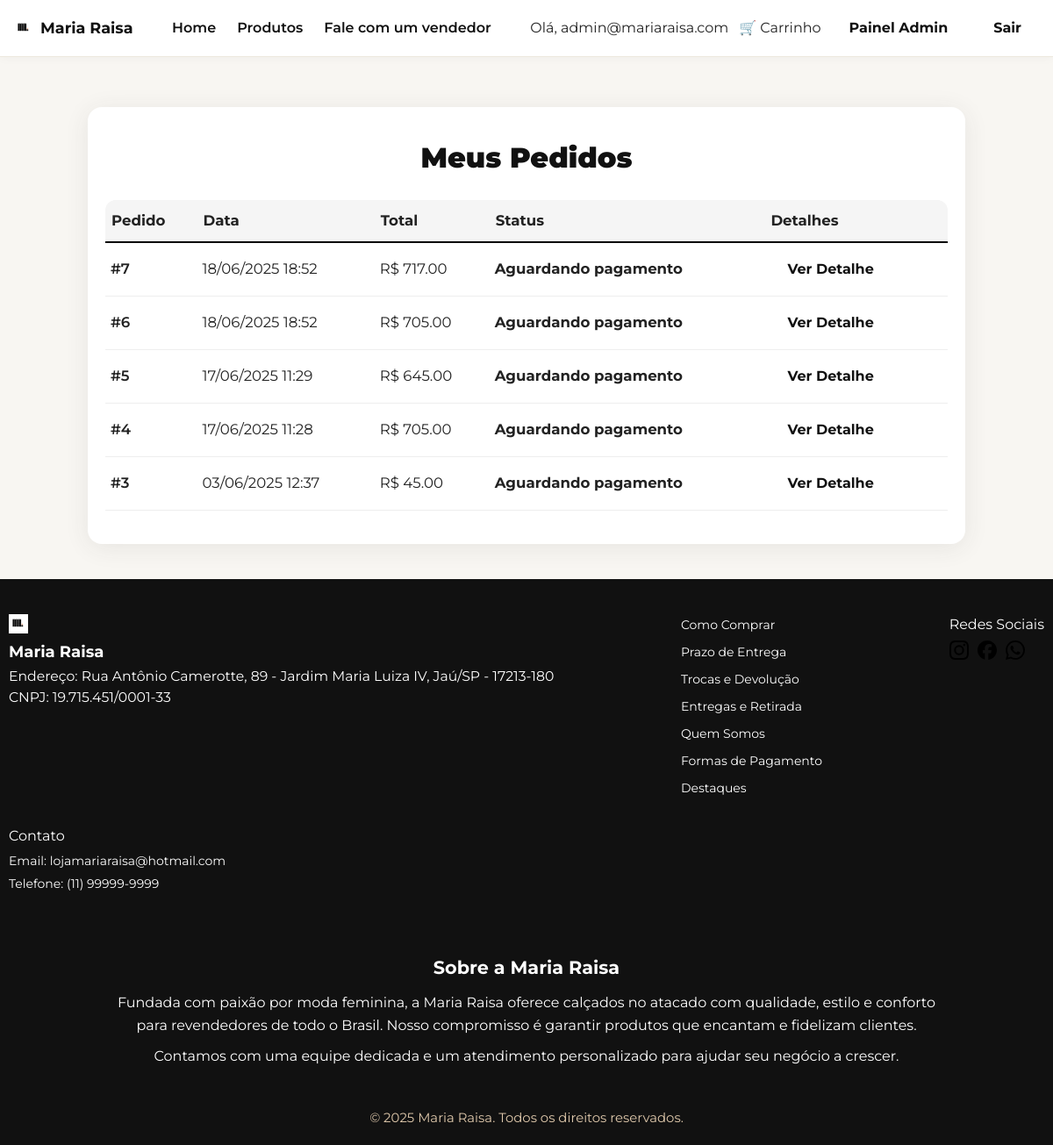
/meus_pedidos (signed in), run on the app's committed database.
### app/models.py (models this page shows)
class Admin(UserMixin, db.Model):
    __tablename__ = 'admins'
    id = db.Column(db.String(36), primary_key=True, default=lambda: str(uuid.uuid4()))
    email = db.Column(db.String(120), unique=True, nullable=False)
    senha = db.Column(db.String(200), nullable=False)

class Pedido(db.Model):
    __tablename__ = 'pedidos'
    id = db.Column(db.Integer, primary_key=True)
    cliente_id = db.Column(db.Integer, db.ForeignKey('clientes.id'))
    data = db.Column(db.DateTime, default=hora_brasil)
    frete_valor = db.Column(db.Float, default=0)
    frete_transportadora = db.Column(db.String(50))
    frete_prazo = db.Column(db.String(50))
    total = db.Column(db.Float, nullable=False)
    status = db.Column(db.String(32), default='Aguardando pagamento')
    nf_emitida = db.Column(db.Boolean, default=False)
    numero_nf = db.Column(db.String(50))
    itens = db.relationship('ItemPedido', backref='pedido', lazy=True)

### app/routes.py (the view)
@routes.route('/meus_pedidos')
@login_required
def pedidos_cliente():
    pedidos = Pedido.query.filter_by(cliente_id=current_user.id).order_by(Pedido.data.desc()).all()
    return render_template('pedidos_cliente.html', pedidos=pedidos)

### app/templates/pedidos_cliente.html (shortened to what this page needs)
{% extends 'base.html' %}
{% block content %}
<section style="max-width: 1000px; margin: 42px auto 0 auto; background: #fff; border-radius: 16px; box-shadow: 0 4px 28px rgba(60,60,60,0.09); padding: 34px 20px 38px 20px;">
  <h1 style="font-family:'Montserrat',sans-serif;font-size:2rem;font-weight:900;color:#111;margin-bottom:24px;text-align:center;">
    Meus Pedidos
  </h1>
  {% if pedidos %}
    <table style="width:100%;border-collapse:collapse;font-size:1.04rem;">
      <thead>
        <tr style="background:#fafafa;">
          <th style="padding:11px 7px;text-align:left;color:#222;">Pedido</th>
          <th style="padding:11px 7px;text-align:left;color:#222;">Data</th>
          <th style="padding:11px 7px;text-align:left;color:#222;">Total</th>
          <th style="padding:11px 7px;text-align:left;color:#222;">Status</th>
          <th style="padding:11px 7px;text-align:left;color:#222;">Detalhes</th>
        </tr>
      </thead>
      <tbody>
        {% for pedido in pedidos %}
        <tr style="border-bottom:1.5px solid #eee;">
          <td style="padding:10px 6px;font-weight:600;">#{{ pedido.id }}</td>
          <td style="padding:10px 6px;">{{ pedido.data.strftime('%d/%m/%Y %H:%M') }}</td>
          <td style="padding:10px 6px;">R$ {{ "%.2f"|format(pedido.total) }}</td>
          <td style="padding:10px 6px;">
            <span style="font-weight:700; color:{{ cor_status if cor_status else '#222' }};">
              {{ pedido.status }}
            </span>
          </td>
          <td style="padding:10px 6px;">
            <a href="{{ url_for('routes.pedido_detalhe', pedido_id=pedido.id) }}" class="btn btn-sm">Ver Detalhe</a>
          </td>
        </tr>
        {% endfor %}
      </tbody>
    </table>
  {% else %}
    <div style="text-align:center;color:#888;font-size:1.11rem;margin-top:32px;">
      Você ainda não fez nenhum pedido.<br>
      <a href="{{ url_for('routes.produtos') }}" class="btn" style="margin-top:18px;">Ver Produtos</a>
    </div>
  {% endif %}
</section>
{% endblock %}

### app/templates/base.html (shortened to what this page needs)
<!DOCTYPE html>
<html lang="pt-BR">
<head>
  <link rel="stylesheet" href="{{ url_for('static', filename='css/main.css') }}">
  <link rel="stylesheet" href="https://cdn.jsdelivr.net/npm/swiper@11/swiper-bundle.min.css"/>
</head>
<body>
<nav class="navbar">
  <div class="container">
    <a href="{{ url_for('routes.index') }}" class="logo">
      <img src="{{ url_for('static', filename='images/logo.png') }}" alt="Logo MR" style="height:22px; width:auto;"/>
      <span>Maria Raisa</span>
    </a>
    <ul class="nav-links">
      <li><a href="{{ url_for('routes.index') }}">Home</a></li>
      <li><a href="{{ url_for('routes.produtos') }}">Produtos</a></li>
      <li><a href="https://wa.me/55SEUNUMERO" target="_blank">Fale com um vendedor</a></li>
    </ul>
    <div class="nav-buttons">
              <span>Olá, {{ current_user.nome or current_user.email }}</span>
        <a href="{{ url_for('routes.carrinho') }}" class="carrinho-btn">🛒 Carrinho</a>
      {% if current_user.is_authenticated %}
        {% if current_user.__class__.__name__ == "Admin" %}
          <a href="{{ url_for('routes.painel_admin') }}" class="btn">Painel Admin</a>
          <a href="{{ url_for('routes.logout') }}" class="btn">Sair</a>
        {% else %}
          <a href="{{ url_for('routes.area_cliente') }}" class="btn">Minha Conta</a>
          <a href="{{ url_for('routes.logout') }}" class="btn">Sair</a>
        {% endif %}
      {% else %}
        <a href="javascript:void(0)" class="btn" id="btnLoginCliente">Login</a>
        <a href="javascript:void(0)" class="btn" id="btnCadastro">Cadastre-se</a>
      {% endif %}
    </div>
  </div>
</nav>
<main>
  {% block content %}{% endblock %}
</main>
<footer class="site-footer">
  <div class="footer-container">
    <div class="footer-logo-info">
      <img src="{{ url_for('static', filename='images/logo.png') }}" alt="Logo MR" />
      <div>
        <span style="font-weight: bold; font-size: 1.13rem;">Maria Raisa</span>
        <div style="font-size:0.98rem; margin-top: 3px;">
          Endereço: Rua Antônio Camerotte, 89 - Jardim Maria Luiza IV, Jaú/SP - 17213-180<br>
          CNPJ: 19.715.451/0001-33
        </div>
      </div>
    </div>
    <div class="footer-links">
      <ul>
<li><a href="{{ url_for('routes.como_comprar') }}">Como Comprar</a></li>
<li><a href="{{ url_for('routes.prazo_entrega') }}">Prazo de Entrega</a></li>
<li><a href="{{ url_for('routes.trocas_devolucao') }}">Trocas e Devolução</a></li>
<li><a href="{{ url_for('routes.entregas_retirada') }}">Entregas e Retirada</a></li>
<li><a href="{{ url_for('routes.quem_somos') }}">Quem Somos</a></li>
<li><a href="{{ url_for('routes.formas_pagamento') }}">Formas de Pagamento</a></li>
<li><a href="{{ url_for('routes.destaques') }}">Destaques</a></li>
      </ul>
    </div>
    <div class="footer-social">
      <div style="margin-bottom: 6px;">Redes Sociais</div>
      <a href="https://www.instagram.com/mariaraisa.mr/" target="_blank" rel="noopener">
        <img src="{{ url_for('static', filename='icons/instagram.svg') }}" alt="Instagram" />
      </a>
      <a href="https://www.facebook.com/mariaraisaa/?locale=pt_BR" target="_blank" rel="noopener">
        <img src="{{ url_for('static', filename='icons/facebook.svg') }}" alt="Facebook" />
      </a>
      <a href="https://wa.me/55SEUNUMERO" target="_blank" rel="noopener">
        <img src="{{ url_for('static', filename='icons/whatsapp.svg') }}" alt="WhatsApp" />
      </a>
    </div>
    <div class="footer-contact">
      <div style="margin-bottom: 6px;">Contato</div>
      <p>Email: lojamariaraisa@hotmail.com</p>
      <p>Telefone: (11) 99999-9999</p>
    </div>
  <div class="footer-sobre">
    <h2>Sobre a Maria Raisa</h2>
    <p>Fundada com paixão por moda feminina, a Maria Raisa oferece calçados no atacado com qualidade, estilo e conforto para revendedores de todo o Brasil. Nosso compromisso é garantir produtos que encantam e fidelizam clientes.</p>
    <p>Contamos com uma equipe dedicada e um atendimento personalizado para ajudar seu negócio a crescer.</p>
  </div>
  </div>
  <div class="copyright">
    © 2025 Maria Raisa. Todos os direitos reservados.
  </div>
</footer>
</body>
</html>

### app/static/css/base.css (style rules this page uses)
body { background: #f8f6f2 !important; color: #222 !important; }
h1, h2, h3, h4, h5, h6 { color: #111 !important; }
.btn, .btn-primary, .btn-add { background: #111 !important; color: #fff !important; border: none; border-radius: 6px; font-weight: 600; padding: 8px 18px; transition: background 0.13s; }
.container { display: flex; padding: 32px; }
img { max-width: 100%; height: auto; }
h1 { font-size: 2rem; }

### app/static/css/navbar.css (style rules this page uses)
.navbar { position: fixed; top: 0; width: 100%; background: #fff; border-bottom: 1.5px solid #ede8de; z-index: 1000; box-shadow: 0 2px 10px rgba(0,0,0,0.03); font-family: 'Montserrat', Arial, sans-serif; }
body { padding-top: 80px; }
.navbar .container { display: flex; justify-content: space-between; align-items: center; max-width: 1200px; margin: 0 auto; padding: 0.5rem 1rem; }
.logo { font-weight: bold; font-size: 1.5rem; color: #111; display: flex; align-items: center; gap: 10px; }
.nav-links { list-style: none; display: flex; gap: 1.5rem; margin: 0; padding: 0; }
.nav-links li a { font-weight: 600; font-size: 1rem; padding: 4px 0; color: #111; background: none; border-radius: 0; transition: color 0.18s; }
.nav-buttons { display: flex; align-items: center; gap: 1rem; }
.btn, .btn-primary, .btn-success, .btn-dark, .btn-warning, .btn-danger, .btn-add, .btn-conta, .btn-sair, .btn-admin, .btn-vermais, .btn-group a, .btn.btn-sm, .luxo-btn-acao-pedido { background: none !important; color: #111 !important; border: none !important; font-weight: 700 !important; border-radius: 7px !important; padding: 0.5rem 1.25rem !important; font-size: 1rem !important; cursor: pointer !important; text-decoration: none !important; display: inline-block; box-shadow: none !important; outline: none !important; transition: background 0.16s, color 0.16s; }
.btn.btn-sm { font-size: 0.95em; padding: 6px 12px; }
.navbar .container { max-width: 1200px; margin: 0 auto; display: flex; align-items: center; justify-content: space-between; padding: 0.75rem 1rem; }
.navbar .logo { display: flex; align-items: center; gap: 0.5rem; font-weight: 700; font-size: 1.1rem; }
.nav-links { display: flex; gap: 1.5rem; }
.nav-links a { font-weight: 600; }
.nav-buttons { display: flex; gap: 0.75rem; }

### app/static/css/footer.css (style rules this page uses)
.site-footer { background: #111 !important; color: #fff !important; padding: 40px 10px 20px 10px; border-top: none !important; font-family: 'Montserrat', Arial, sans-serif; margin-top: 40px; }
.site-footer * { color: #fff !important; }
.footer-links ul { list-style: none; padding: 0; margin: 0; }
.footer-links li { margin-bottom: 7px; }
.footer-links a { color: #fff !important; font-size: 14px; text-decoration: none; transition: color 0.18s; }
.footer-social a img { width: 22px; height: 22px; margin-right: 6px; filter: none !important; opacity: 0.98; transition: filter 0.22s; }
.footer-contact p { margin: 5px 0; font-size: 14px; }
.copyright { text-align: center; color: #e0c9ac !important; font-size: 0.93rem; margin-top: 16px; }
.footer-container { display: flex; flex-wrap: wrap; justify-content: space-between; align-items: flex-start; gap: 24px; max-width: 1200px; margin: 0 auto; background: transparent !important; }
.footer-logo-info img { height: 22px; margin-right: 8px; }
.footer-sobre { max-width: 980px; margin: 40px auto 20px auto; padding: 0 16px; text-align: center; color: #fff; }
.footer-sobre h2 { font-size: 1.3rem; font-weight: 700; margin-bottom: 12px; color: #ffffff; }
.footer-sobre p { font-size: 1rem; line-height: 1.6; color: #dddddd; margin-bottom: 10px; }

### app/static/css/carrinho.css (style rules this page uses)
thead th { background: #f5f5f5; padding: 14px 12px; font-weight: 700; text-align: left; border-bottom: 2px solid #000; }
thead th:first-child { border-top-left-radius: 12px; }
thead th:last-child { border-top-right-radius: 12px; }
tbody td { padding: 14px 12px; border-bottom: 1px solid #eee; vertical-align: middle; }

### app/static/css/global.css (style rules this page uses)
body { font-family: 'Montserrat', sans-serif; background: #fff; color: #111; line-height: 1.5; }
a { text-decoration: none; color: inherit; }

### data on the page
Admin: email "admin@mariaraisa.com"
Pedido: id "7", data "18/06/2025 18:52", total "717.00", status "Aguardando pagamento"
Pedido: id "6", data "18/06/2025 18:52", total "705.00", status "Aguardando pagamento"
Pedido: id "5", data "17/06/2025 11:29", total "645.00", status "Aguardando pagamento"
Pedido: id "4", data "17/06/2025 11:28", total "705.00", status "Aguardando pagamento"
Pedido: id "3", data "03/06/2025 12:37", total "45.00", status "Aguardando pagamento"
